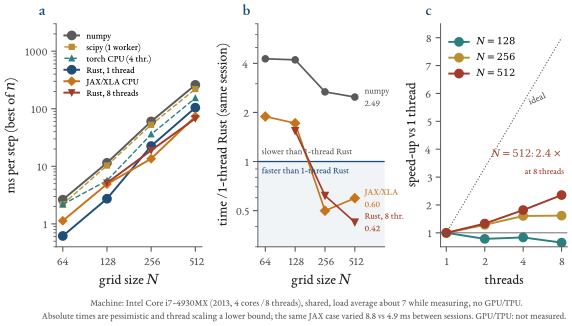

Python code for this plot:
"""Chapter 10, benchmark panel: time per IF-RK4 step of the PGPE problem (N x N, L = N/2, g = 1, dt = 0.01, cutoff kmax/2)
for Rust (1 thread), Rust with the `parallel` feature (1,2,4,8 threads), JAX-CPU, numpy (+ scipy, torch for the left panel).
Sources (all measured on ONE shared machine, load ~7, see caption):
  data/generated/pgpe/bench/engines.json  (best of two sessions)   jax_cpu.json   threads_rust.json
Run:  .venv/bin/python book/figures/ch10_bench.py"""
import sys, json
from pathlib import Path
sys.path.insert(0, str(Path(__file__).resolve().parents[1]))
from figstyle import *
import matplotlib.ticker
plt.rcParams["axes.unicode_minus"] = False

B = ROOT / "data/generated/pgpe/bench"
eng = json.load(open(B / "engines.json"))["results"]
jax = json.load(open(B / "jax_cpu.json"))["results"]
thr = json.load(open(B / "threads_rust.json"))
Ns = [64, 128, 256, 512]
def series(name): return np.array([[r["us_per_step_best"] for r in eng if r["engine"] == name and r["n"] == n][0] for n in Ns]) / 1e3  # ms
rust, npy, sp1, to1, to4 = (series(k) for k in ("rust", "numpy", "scipy-1", "torch-1", "torch-4"))
jx = np.array([[r["us_per_step_best"] for r in jax if r["n"] == n][0] for n in Ns]) / 1e3
jx_rust_same = np.array([[r["rust_us_per_step_same_session"] for r in jax if r["n"] == n][0] for n in Ns]) / 1e3
tt = thr["us_per_step_best"]                       # {"128": {"1":..}, ...} in us
thr_ms = {int(n): {int(t): v / 1e3 for t, v in d.items()} for n, d in tt.items()}

fig, ax = plt.subplots(1, 3, figsize=(TEXTW * 1.18, 2.9), gridspec_kw=dict(width_ratios=[1.15, 1, 1.0], wspace=0.42))
# (a) time per step
a = ax[0]
a.plot(Ns, npy, "o-", color=GREY, label="numpy")
a.plot(Ns, sp1, "s--", color=GOLD, ms=3.5, lw=1.0, label="scipy (1 worker)")
a.plot(Ns, to4, "^--", color=TEAL, ms=3.5, lw=1.0, label="torch CPU (4 thr.)")
a.plot(Ns, rust, "o-", color=BLUE, label="Rust, 1 thread")
a.plot(Ns, jx, "D-", color=ORANGE, ms=4, label="JAX/XLA CPU")
nn = [128, 256, 512]
a.plot(nn, [thr_ms[n][8] for n in nn], "v-", color=RED, ms=4, label="Rust, 8 threads")
a.set_xscale("log", base=2); a.set_yscale("log"); a.set_xticks(Ns); a.set_xticklabels([str(n) for n in Ns])
a.set_yticks([1, 10, 100, 1000]); a.set_yticklabels(["1", "10", "100", "1000"]); a.yaxis.set_minor_formatter(matplotlib.ticker.NullFormatter())   # plain labels: no \mathdefault, so the lining figures apply
a.set_xlabel("grid size $N$"); a.set_ylabel("ms per step (best of $n$)"); a.legend(fontsize=6.6, loc="upper left", handlelength=1.6, labelspacing=0.25); a.set_ylim(0.4, 3000); a.yaxis.set_minor_formatter(matplotlib.ticker.NullFormatter())
panel(a, "a")
# (b) time relative to the single-thread Rust step OF THE SAME SESSION (>1 means slower than serial Rust)
b = ax[1]
r_np = npy / rust                                        # engines session (Rust and numpy measured together)
r_jx = jx / jx_rust_same                                 # JAX session (Rust re-measured in it)
r_t8 = np.array([thr_ms[n][8] / thr_ms[n][1] if n in thr_ms else np.nan for n in Ns])   # threads session
b.axhspan(0.25, 1.0, color=BLUE, alpha=0.06, lw=0); b.axhline(1, color=BLUE, lw=1.0)
b.text(0.03, 1.07, "slower than 1-thread Rust", color=GREY, fontsize=6.6, transform=b.get_yaxis_transform(), va="bottom")
b.text(0.03, 0.93, "faster than 1-thread Rust", color=BLUE, fontsize=6.6, transform=b.get_yaxis_transform(), va="top")
x = np.arange(4)
series_b = ((r_np, GREY, "o", "numpy"), (r_jx, ORANGE, "D", "JAX/XLA"), (r_t8, RED, "v", "Rust, 8 thr."))
for y, col, mk, lab in series_b:
    b.plot(x, y, mk + "-", color=col, ms=4.5, lw=1.2)
    # two single-line texts, not one two-line text: matplotlib passes the font features (lining figures) to the backend for single-line texts only
    b.annotate(lab, (x[-1], y[-1]), textcoords="offset points", xytext=(7, 4), va="center", fontsize=6.6, color=col)
    b.annotate(f"{y[-1]:.2f}", (x[-1], y[-1]), textcoords="offset points", xytext=(7, -5), va="center", fontsize=6.6, color=col)
b.set_yscale("log"); b.yaxis.set_minor_formatter(matplotlib.ticker.NullFormatter()); b.set_xticks(x); b.set_xticklabels([str(n) for n in Ns]); b.set_ylim(0.3, 7)
b.set_xlim(-0.25, 4.0)
b.set_yticks([0.5, 1, 2, 4]); b.set_yticklabels(["0.5", "1", "2", "4"])
b.set_xlabel("grid size $N$"); b.set_ylabel("time / 1-thread Rust (same session)");
panel(b, "b")
# (c) thread scaling of the Rust step, relative to its own 1-thread time (same session)
c = ax[2]
for n, col in zip((128, 256, 512), (TEAL, GOLD, RED)):
    t = sorted(thr_ms[n]); c.plot(t, [thr_ms[n][1] / thr_ms[n][k] for k in t], "o-", color=col, label=f"$N={n}$")
c.plot([1, 8], [1, 8], ":", color=GREY, lw=0.8); c.text(4.3, 5.6, "ideal", color=GREY, fontsize=7, rotation=24)
c.axhline(1, color=GREY, lw=0.6); c.set_xlabel("threads"); c.set_ylabel("speed-up vs 1 thread"); c.set_xscale("log", base=2)
c.set_xticks([1, 2, 4, 8]); c.set_xticklabels(["1", "2", "4", "8"]); c.set_ylim(0.5, 8.5); c.legend(fontsize=7, loc="upper left", bbox_to_anchor=(0.0, 0.98))
c.text(0.97, 0.40, "$N=512$: ${:.1f}\\times$".format(thr_ms[512][1] / thr_ms[512][8]), transform=c.transAxes, ha="right", fontsize=7.2, color=RED)
c.text(0.97, 0.355, "at 8 threads", transform=c.transAxes, ha="right", va="top", fontsize=6.4, color=RED)      # plain text on its own line: a string with $...$ is set by mathtext, which ignores the lining-figure feature
panel(c, "c")
fig.text(0.5, -0.07, "Machine: Intel Core i7-4930MX (2013, 4 cores / 8 threads), shared, load average about 7 while measuring, no GPU/TPU.", ha="center", va="top", fontsize=6.8, color=GREY)
fig.text(0.5, -0.115, "Absolute times are pessimistic and thread scaling a lower bound; the same JAX case varied 8.8 vs 4.9 ms between sessions. GPU/TPU: not measured.", ha="center", va="top", fontsize=6.8, color=GREY)
save(fig, "ch10_bench")

out = dict(
    N=Ns, rust_ms=rust.round(3).tolist(), numpy_ms=npy.round(3).tolist(), jax_cpu_ms=jx.round(3).tolist(),
    speedup_rust_over_numpy=(npy / rust).round(2).tolist(), jax_time_over_rust_same_session=r_jx.round(2).tolist(), rust8_time_over_rust1_threads_session=[None if np.isnan(v) else round(float(v),2) for v in r_t8],
    jax_vs_rust_same_session_ms=dict(jax=jx.round(2).tolist(), rust=jx_rust_same.round(2).tolist()),
    threads_ms={str(n): {str(k): round(v, 2) for k, v in d.items()} for n, d in thr_ms.items()},
    thread_speedup_512_at_8=round(thr_ms[512][1] / thr_ms[512][8], 2), thread_speedup_256_at_8=round(thr_ms[256][1] / thr_ms[256][8], 2),
    thread_128_slower_than_serial=bool(thr_ms[128][8] > thr_ms[128][1]),
    jax_checksum_max_rel_diff=max(r["rel_diff_vs_rust"] for r in jax), jax_version=jax[0]["jax"], gpu_tpu_measured=False)
json.dump(out, open(Path(__file__).with_name("ch10_bench_numbers.json"), "w"), indent=1)
print(json.dumps(out)[:900])
